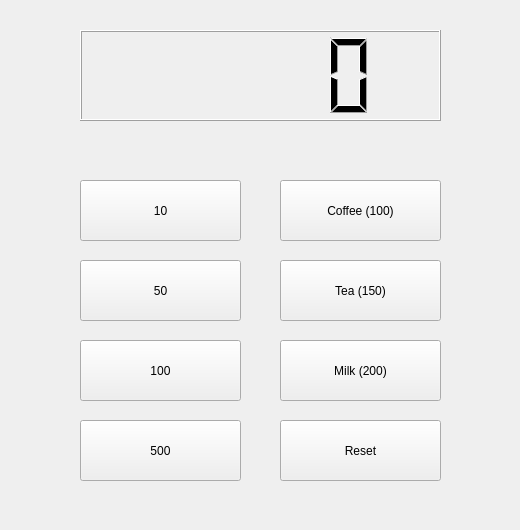
<?xml version="1.0" encoding="UTF-8"?>
<ui version="4.0">
 <class>Widget</class>
 <widget class="QWidget" name="Widget">
  <property name="geometry">
   <rect>
    <x>0</x>
    <y>0</y>
    <width>520</width>
    <height>530</height>
   </rect>
  </property>
  <property name="windowTitle">
   <string>Widget</string>
  </property>
  <widget class="QLCDNumber" name="lcdNumber">
   <property name="geometry">
    <rect>
     <x>80</x>
     <y>30</y>
     <width>361</width>
     <height>91</height>
    </rect>
   </property>
  </widget>
  <widget class="QPushButton" name="pb10">
   <property name="geometry">
    <rect>
     <x>80</x>
     <y>180</y>
     <width>161</width>
     <height>61</height>
    </rect>
   </property>
   <property name="text">
    <string>10</string>
   </property>
  </widget>
  <widget class="QPushButton" name="pb50">
   <property name="geometry">
    <rect>
     <x>80</x>
     <y>260</y>
     <width>161</width>
     <height>61</height>
    </rect>
   </property>
   <property name="text">
    <string>50</string>
   </property>
  </widget>
  <widget class="QPushButton" name="pb100">
   <property name="geometry">
    <rect>
     <x>80</x>
     <y>340</y>
     <width>161</width>
     <height>61</height>
    </rect>
   </property>
   <property name="text">
    <string>100</string>
   </property>
  </widget>
  <widget class="QPushButton" name="pb500">
   <property name="geometry">
    <rect>
     <x>80</x>
     <y>420</y>
     <width>161</width>
     <height>61</height>
    </rect>
   </property>
   <property name="text">
    <string>500</string>
   </property>
  </widget>
  <widget class="QPushButton" name="pbCoffee">
   <property name="geometry">
    <rect>
     <x>280</x>
     <y>180</y>
     <width>161</width>
     <height>61</height>
    </rect>
   </property>
   <property name="text">
    <string>Coffee (100)</string>
   </property>
  </widget>
  <widget class="QPushButton" name="pbTea">
   <property name="geometry">
    <rect>
     <x>280</x>
     <y>260</y>
     <width>161</width>
     <height>61</height>
    </rect>
   </property>
   <property name="text">
    <string>Tea (150)</string>
   </property>
  </widget>
  <widget class="QPushButton" name="pbMilk">
   <property name="geometry">
    <rect>
     <x>280</x>
     <y>340</y>
     <width>161</width>
     <height>61</height>
    </rect>
   </property>
   <property name="text">
    <string>Milk (200)</string>
   </property>
  </widget>
  <widget class="QPushButton" name="pbReset">
   <property name="geometry">
    <rect>
     <x>280</x>
     <y>420</y>
     <width>161</width>
     <height>61</height>
    </rect>
   </property>
   <property name="text">
    <string>Reset</string>
   </property>
  </widget>
 </widget>
 <resources/>
 <connections/>
</ui>
